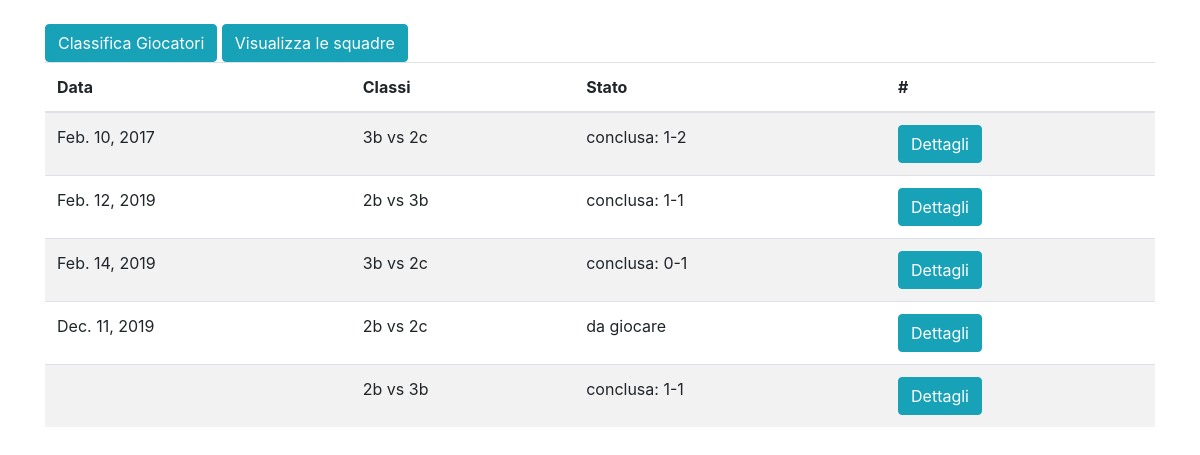
Screenshot of /calcetto with the database file from the repository.
### calcetto/models.py (models this page shows, shortened)
class Partita(models.Model):
    data = models.DateTimeField('data', blank=True, null=True)
    squadra_1 = models.ForeignKey(Squadra, on_delete=models.CASCADE, related_name="squadra_1")
    squadra_2 = models.ForeignKey(Squadra, on_delete=models.CASCADE, related_name="squadra_2")
    goals = models.ManyToManyField(Goal)
    result = models.CharField(default="0-0", blank=True, null=True, max_length=10)
    finita = models.BooleanField(default=False)
    email_sent = models.BooleanField(default=False)

class Squadra(models.Model):
    classe = models.CharField(max_length=30)
    calciatori = models.ManyToManyField(Studente)
    score = models.IntegerField(default=0)
    eliminata = models.BooleanField(default=False)
    contatto = models.EmailField(null=True, blank=True)

### calcetto/views.py (the view)
# urls.py: path('calcetto', views.ListPartite.as_view()),
class ListPartite(ListView):
    queryset = Partita.objects.order_by('data')
    paginate_by = 20
    def get_context_data(self, **kwargs):
        data = super().get_context_data(**kwargs)
        data['is_staff'] = self.request.user.is_staff
        return data

### calcetto/templates/calcetto/partita_list.html (shortened to what this page needs)
{% extends 'base.html' %}
{% block content %}
<div class="container">
<br><a href="/calcetto/classifica"><button class="btn btn-info">Classifica Giocatori</button></a> <a href="/calcetto/squadre"><button class="btn btn-info">Visualizza le squadre</button></a>
<br>
<table class="table table-striped">
  <thead>
    <tr>
      <th>Data</th>
      <th>Classi</th>
      <th>Stato</th>
      <th>#</th>
    </tr>
  </thead>
{% for partita in object_list %}
    <tr>
      <td>{{ partita.data|date }}</td>
      <td> {{ partita.squadra_1.classe }} vs {{ partita.squadra_2.classe }}</td>
      <td> {% if partita.finita %}conclusa: <span>{{ partita.result }}</span>{% else %}da giocare{% endif %}</td>
      <td><a href="/calcetto/dettagli/{{partita.id}}"><button class="btn btn-info">Dettagli</button></a>
    </tr>
{% empty %}
    <li>Non è ancora presente nessuna partita</li>
{% endfor %}
</table>
</div>
{% endblock %}

### rows the page displays
Partita: data "Feb. 10, 2017", squadra_1.classe "3b", squadra_2.classe "2c", result "1-2"
Partita: data "Feb. 12, 2019", squadra_1.classe "2b", squadra_2.classe "3b", result "1-1"
Partita: data "Feb. 14, 2019", squadra_1.classe "3b", squadra_2.classe "2c", result "0-1"
Partita: data "Dec. 11, 2019", squadra_1.classe "2b", squadra_2.classe "2c", finita "da giocare"
Partita: squadra_1.classe "2b", squadra_2.classe "3b", result "1-1"
